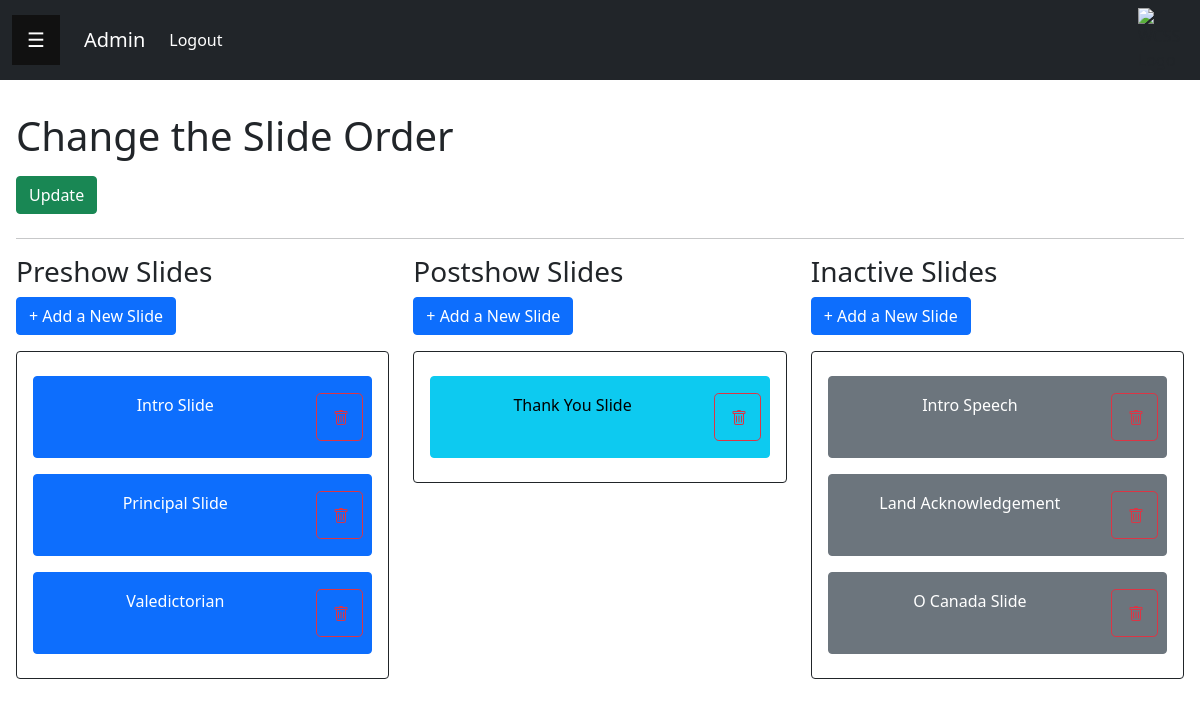
The page /app/slideOrder.php (signed in) on the database its author committed.
### tables this page shows
CREATE TABLE `pSlides` (
  `slide_id` int NOT NULL,
  `slide_prepost` int NOT NULL,
  `slide_content` varchar(16000) NOT NULL DEFAULT '',
  `slide_enabled` tinyint NOT NULL DEFAULT '1',
  `slide_name` text NOT NULL
);

### app/functions.php (the view, shortened to what this page needs)
 <?php
  function getSlides($type){
    require("database.php");
    if ($type == 0 || $type == 1){
      $qPreSlides = $pdo -> prepare("SELECT * FROM pSlides WHERE slide_prepost = :prepost AND slide_enabled = 1");
      $qPreSlides -> bindParam(":prepost", $type);
      $qPreSlides -> execute();
      $preSlides = $qPreSlides -> fetchAll(PDO::FETCH_ASSOC);
    }
    elseif ($type == 2) {
      $qPreSlides = $pdo -> prepare("SELECT * FROM pSlides WHERE slide_enabled = 0");
      $qPreSlides -> execute();
      $preSlides = $qPreSlides -> fetchAll(PDO::FETCH_ASSOC);
    }
    return $preSlides;
  }
  function printSlides($slides, $slideOrder, $type){
    if ($type == 0) {
      $colour = "primary";
    }
    elseif ($type == 1) {
      $colour = "info";
    }
    elseif ($type == 2) {
      $colour = "secondary";
    }
    foreach ($slideOrder as $value) {
      foreach ($slides as $slideContent) {
        if ($slideContent['slide_name'] != "") {
          $slideName = $slideContent['slide_name'];
        }
        else {
          $slideName = "Slide ".$slideContent['slide_id'];
        }
        if ($value == $slideContent["slide_id"]) {
          echo "<div id='".$slideContent["slide_id"]."' class='btn btn-".$colour." my-2 p-3 col-12 slide'>";
          echo "<div class='row'>";
          echo "<div class='col-10 px-1 overflow-auto' onclick='window.open(\"editSlides.php?id=".$slideContent["slide_id"]."\");'>\n";
          echo "<p>".$slideName."</p>";
          echo "</div>\n";
          echo "<div class='col-2 px-1'>\n";
          echo "<button type='button' class='btn btn-outline-danger btn-lg h-100 w-100' onclick=deleteSlide(".$slideContent["slide_id"].")>\n";
          echo "</button>\n";
          echo "</div>\n";
          echo "</div>\n";
          echo "</div>\n\n";
        }
      }
    }
  }
  function printNavbar(){
    echo '
    <nav class="navbar navbar-expand-lg navbar-dark bg-dark">
      <div class="container-fluid">
        <button class="openbtn me-4" onclick="openNav()">☰</button>
        <span class="navbar-brand">Admin</span>
        <button class="navbar-toggler" type="button" data-bs-toggle="collapse" data-bs-target="#navbarSupportedContent" aria-controls="navbarSupportedContent" aria-expanded="false" aria-label="Toggle navigation">
          <span class="navbar-toggler-icon"></span>
        </button>
        <div class="collapse navbar-collapse" id="navbarSupportedContent">
          <ul class="navbar-nav me-auto mb-2 mb-lg-0">
            <li class="nav-item">
              <a class="nav-link active" aria-current="page" href="logout.php">Logout</a>
            </li>
          </ul>
        </div>
        <img src="https://internal.westcarletonss.ca/grad/assets/ShowManagementLogos/wcsslogo.png" alt="WCSS Logo" width="50">
      </div>
    </nav>';
  }
?>

### app/navbar.css (style rules this page uses)
.openbtn { font-size: 20px; cursor: pointer; background-color: #111; color: white; padding: 10px 15px; border: none; }

### rows shown on the page
pslides: slide_name "Intro Slide"
pslides: slide_name "Principal Slide"
pslides: slide_name "Valedictorian"
pslides: slide_name "Thank You Slide"
pslides: slide_name "Intro Speech"
pslides: slide_name "Land Acknowledgement"
pslides: slide_name "O Canada Slide"
